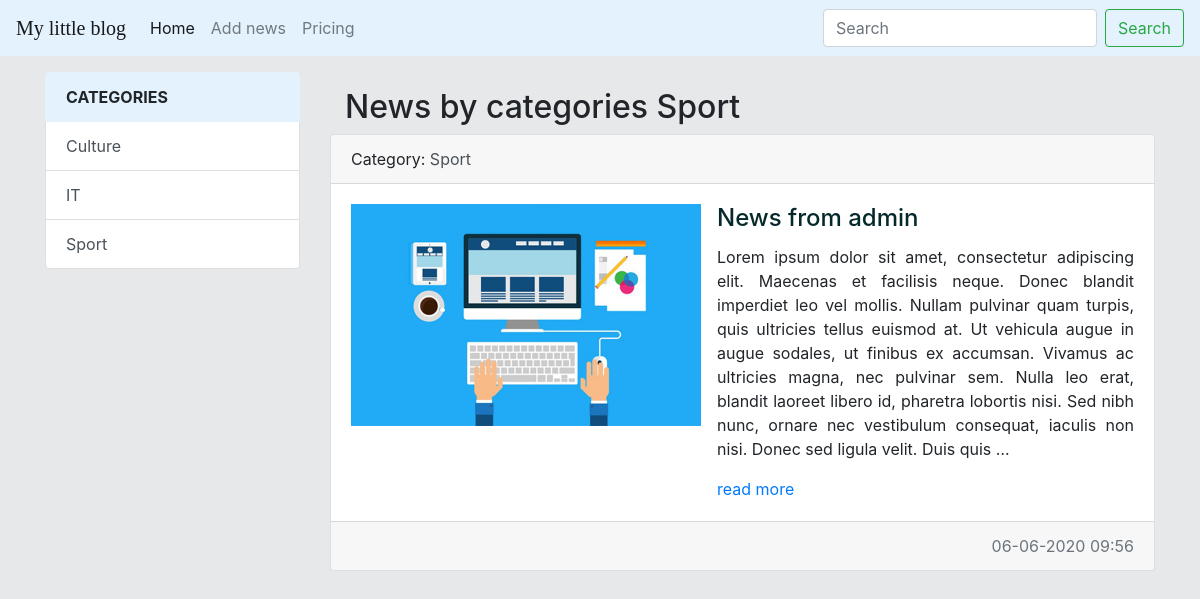
Page /category/3/ on the earlier database version.
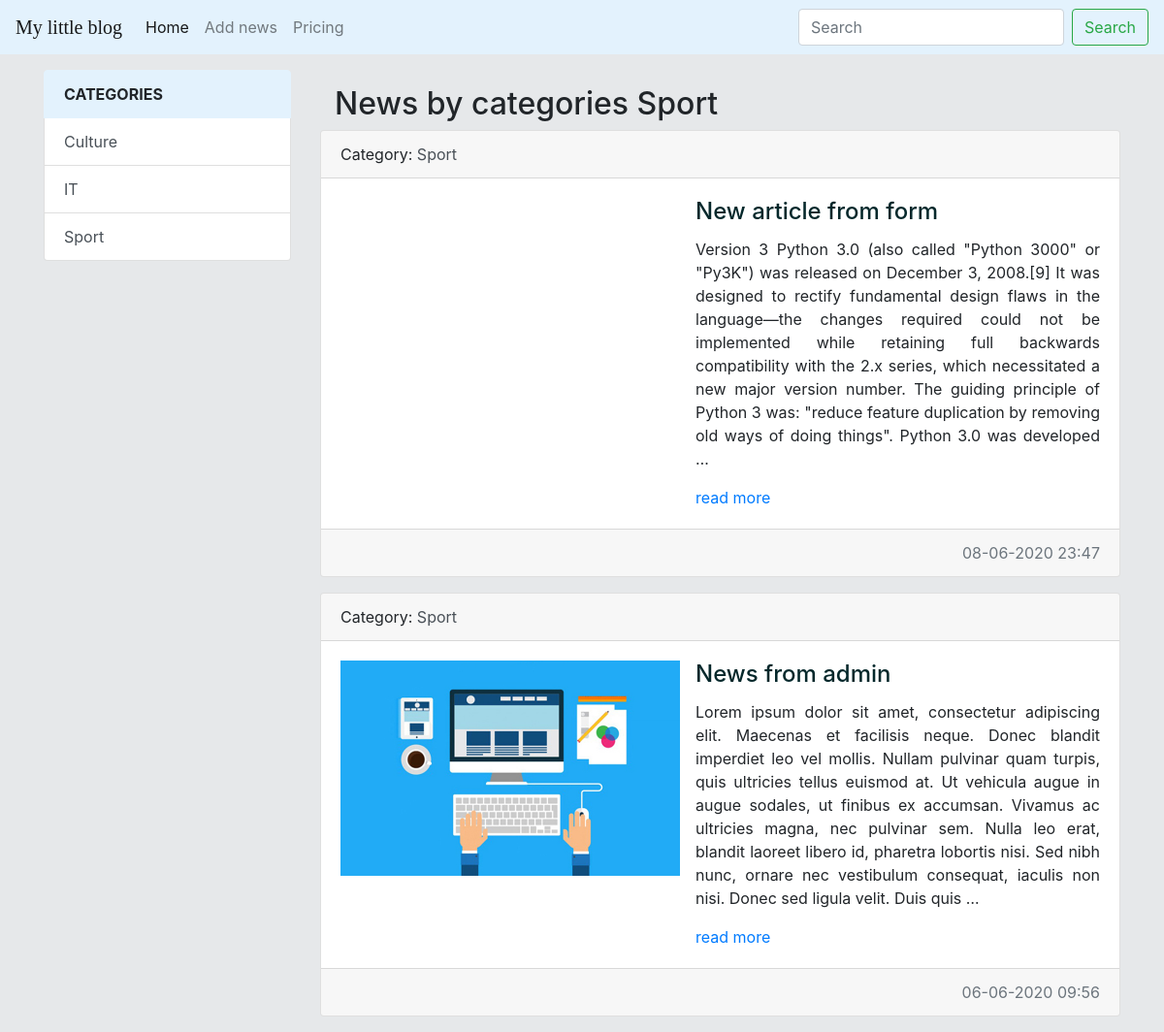
Same page on the later database version.
### news/models.py (models this page shows, shortened)
class Category(models.Model):
    category_title = models.CharField(max_length=150, db_index=True)
    def get_absolute_url(self):
        return reverse('category', kwargs={'category_id': self.pk})
    def __str__(self):
        return f'{self.category_title}'
    class Meta:
        verbose_name = "Категория"
        verbose_name_plural = 'Category'
        ordering = ['category_title']

class News(models.Model):
    title = models.CharField(max_length=200, unique=True)
    content = models.TextField(blank=True)
    created = models.DateTimeField(auto_now_add=True)
    updated = models.DateTimeField(auto_now=True)
    photo = models.ImageField(blank=True, upload_to='photos/%Y/%m/%d/')
    published = models.BooleanField(default=True)
    category = models.ForeignKey('Category', on_delete=models.PROTECT, null=True, blank=True)
    def get_absolute_url(self):
        return reverse('view_news', kwargs={'news_id': self.pk})
    class Meta:
        verbose_name = "Новость"
        verbose_name_plural = 'News'
        ordering = ['-created', 'title']

### news/views.py (the view)
# urls.py: path('category/<int:category_id>/', get_category, name='category'),
def get_category(request, category_id):
    news = News.objects.filter(category_id=category_id)
    category = Category.objects.get(pk=category_id)
    return render(request, 'news/category.html', {'news': news,
                                                  'category': category,
                                                  })

### news/templatetags/news_tags.py (called while the page is built)
@register.simple_tag
def get_all_categories():
    return Category.objects.all()

### news/templates/news/category.html (shortened to what this page needs)
{% extends 'base.html' %}
{% block sidebar %}
    <div class="col-md-3">
        {% include 'news/include/categories_sidebar.html' %}
    </div>
{% endblock %}
{% block content %}
    <div class="col-md-9">
        <div class="container mt-3">
            <h2>
                News by categories {{ category }}
            </h2>
            <div class="row">
                {% for article in news %}
                    {% include 'news/include/article.html' %}
                {% endfor %}
            </div>
        </div>
    </div>
{% endblock %}

### templates/base.html (shortened to what this page needs)
{% load static %}
<!doctype html>
<html lang="en">
<head>
    <link rel="stylesheet" href="https://stackpath.bootstrapcdn.com/bootstrap/4.5.0/css/bootstrap.min.css"
>
    <link rel="stylesheet" href="{% static 'styles.css' %}" />
</head>
<body>
<nav class="navbar navbar-expand-lg navbar-light" style="background-color: #e3f2fd;">
    <a class="navbar-brand" href="#" style="font-family: 'Cooper Black'"> My little blog</a>
    <div class="collapse navbar-collapse" id="navbarNavDropdown">
        <div>
        <ul class="navbar-nav">
            <li class="nav-item active">
                <a class="nav-link" href="{% url 'home' %}">Home <span class="sr-only">(current)</span></a>
            </li>
            <li class="nav-item">
                <a class="nav-link" href="{% url 'add_news' %}">Add news</a>
            </li>
            <li class="nav-item">
                <a class="nav-link" href="#">Pricing</a>
            </li>
        </ul>
        </div>
        <div style="margin-left: auto;">
            <form class="form-inline my-2 my-lg-0">
                <input class="form-control mr-sm-2" type="search" placeholder="Search" aria-label="Search">
                <button class="btn btn-outline-success my-2 my-sm-0" type="submit">Search</button>
            </form>
        </div>
    </div>
</nav>
<div class="container mt-3">
    <div class="row">
        {% block sidebar %}
        {% endblock %}
        {% block content %}
        {% endblock %}
    </div>
</div>
</body>
</html>

### news/templates/news/include/categories_sidebar.html
{% load news_tags %}
<div class="list-group">
    <a href="#" class="list-group-item list-group-item-action active" style="color: #212529; background-color: #e3f2fd; border-color: #e3f2fd; font-weight: bold; text-transform: uppercase">
        Categories
    </a>
    {% get_all_categories as categories %}
    {% for category in categories %}
        <a href="{{ category.get_absolute_url }} "
           class="list-group-item list-group-item-action">{{ category.category_title }}</a>
    {% endfor %}
</div>

### news/templates/news/include/article.html
<div class="card mb-3">
    <div class="card-header">
        {% if article.category %}
            Category: <a href="{{ article.category.get_absolute_url }}" class="list-group-item-action">{{ article.category }}</a>
        {% endif %}
    </div>
    <div class="card-body">
        <div class="media">
            {% if article.photo %}
                <img src="{{ article.photo.url }}" alt="article photo" width="350" class="mr-3">
            {% else %}
                <img src="{{ article_img }}" alt="" width="350" class="mr-3">
            {% endif %}
            <div class="media-body">
                <a href="{{ article.get_absolute_url }}" style="color:#05282b; ">
                    <h4 class="card-title">{{ article.title }}</h4>
                </a>
                <p class="card-text" style="text-align: justify">{{ article.content|safe|truncatewords:70 }}</p>
                <a href="{{ article.get_absolute_url }}">read more</a>
            </div>
        </div>
    </div>
    <div class="card-footer text-muted" style="text-align: right">
        {{ article.created|date:"d-m-Y H:i" }}
    </div>
</div>

### static/styles.css (style rules this page uses)
body { background-color: #e6e8ea; }

Differences in the rows shown:
added News: category "Sport", title "New article from form", content "Version 3 Python 3.0 (also called \"Python 3000\" or \"Py3K\") was released on December 3, 2008.[9] It was designed to rectify fundamental design flaws in the language—the changes required could not be implemented while retaining full backwards compatibility with the 2.x series, which necessitated a new major version number. The guiding principle of Python 3 was: \"reduce feature duplication by removing old ways of doing things\". Python 3.0 was developed …", created "08-06-2020 23:47"
